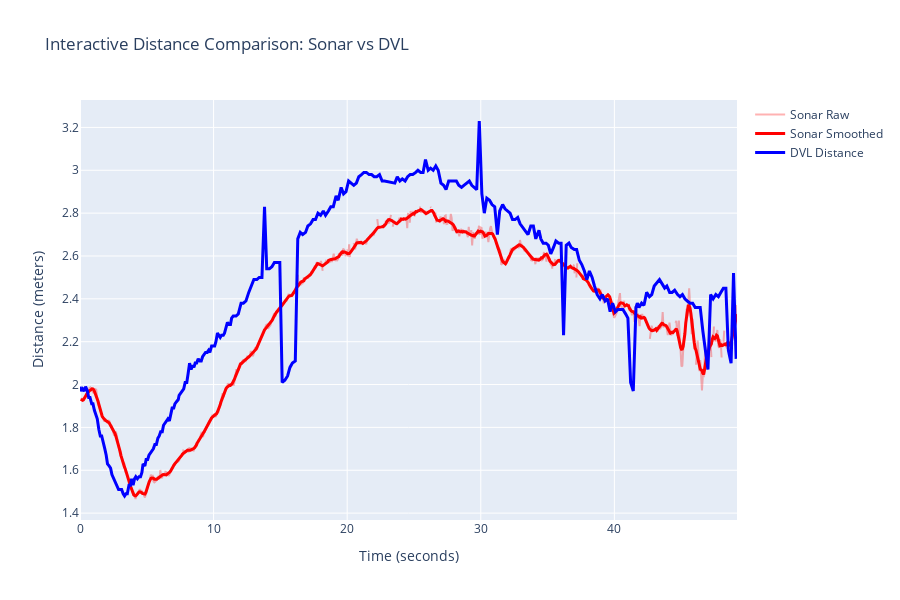

Write notebook code for a chart like this one.
### Code cell
fig, comparison_stats = iau.ComparisonEngine.compare_sonar_vs_dvl(distance_results, raw_data, sonar_coverage_m=sonar_coverage_meters, sonar_image_size=image_shape[0], use_plotly=True)
fig.show()

### Figure 1 — Plotly figure (JSON) as saved in the notebook; plotly's stock layout.template omitted (floating-point values rounded to 4 significant figures; data arrays with more than 128 entries replaced by an {"elided": "..."} marker saying what was removed)
{"data": [{"line": {"color": "rgba(255,0,0,0.3)"}, "mode": "lines", "name": "Sonar Raw", "type": "scatter", "x": {"elided": "769 float values"}, "xaxis": "x", "y": {"elided": "769 float values"}, "yaxis": "y"}, {"line": {"color": "red", "width": 3}, "mode": "lines", "name": "Sonar Smoothed", "type": "scatter", "x": {"elided": "769 float values"}, "xaxis": "x", "y": {"elided": "769 float values"}, "yaxis": "y"}, {"line": {"color": "blue", "width": 3}, "mode": "lines", "name": "DVL Distance", "type": "scatter", "x": {"elided": "294 float values"}, "xaxis": "x", "y": {"elided": "294 float values"}, "yaxis": "y"}], "layout": {"height": 600, "hovermode": "x unified", "title": {"text": "Interactive Distance Comparison: Sonar vs DVL"}, "xaxis": {"anchor": "y", "domain": [0, 1], "showgrid": true, "title": {"text": "Time (seconds)"}}, "yaxis": {"anchor": "x", "domain": [0, 1], "showgrid": true, "title": {"text": "Distance (meters)"}}}}
